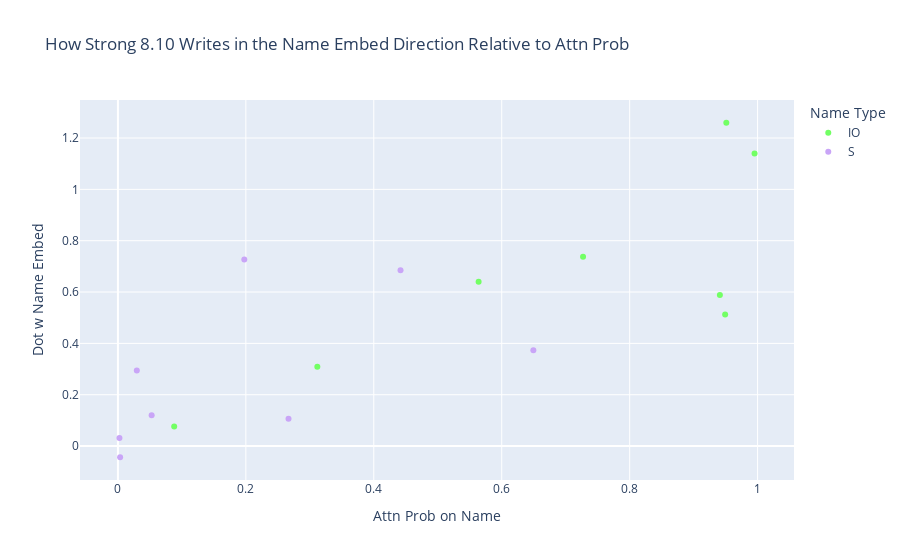

The notebook cell this image was saved under:
### Code cell
scatter_attention_and_contribution(model, nmh_candidates[0], prompts, io_positions, s_positions, answer_residual_directions)

### Figure 1 — Plotly figure (JSON) as saved in the notebook; plotly's stock layout.template omitted (floating-point values rounded to 4 significant figures)
{"data": [{"customdata": [["When John and Mary went to the shops, John gave the bag to"], ["When John and Mary went to the shops, Mary gave the bag to"], ["When Tom and James went to the park, James gave the ball to"], ["When Tom and James went to the park, Tom gave the ball to"], ["When Dan and Sid went to the shops, Sid gave an apple to"], ["When Dan and Sid went to the shops, Dan gave an apple to"], ["After Martin and Amy went to the park, Amy gave a drink to"], ["After Martin and Amy went to the park, Martin gave a drink to"]], "hovertemplate": "Name Type=IO<br>Attn Prob on Name=%{x}<br>Dot w Name Embed=%{y}<br>text=%{customdata[0]}<extra></extra>", "legendgroup": "IO", "marker": {"color": "rgb(114,255,100)", "symbol": "circle"}, "mode": "markers", "name": "IO", "orientation": "v", "showlegend": true, "type": "scatter", "x": [0.9493, 0.08798, 0.7271, 0.941, 0.5639, 0.9511, 0.9952, 0.3117], "xaxis": "x", "y": [0.5126, 0.07664, 0.7371, 0.5884, 0.6404, 1.259, 1.139, 0.309], "yaxis": "y"}, {"customdata": [["When John and Mary went to the shops, John gave the bag to"], ["When John and Mary went to the shops, Mary gave the bag to"], ["When Tom and James went to the park, James gave the ball to"], ["When Tom and James went to the park, Tom gave the ball to"], ["When Dan and Sid went to the shops, Sid gave an apple to"], ["When Dan and Sid went to the shops, Dan gave an apple to"], ["After Martin and Amy went to the park, Amy gave a drink to"], ["After Martin and Amy went to the park, Martin gave a drink to"]], "hovertemplate": "Name Type=S<br>Attn Prob on Name=%{x}<br>Dot w Name Embed=%{y}<br>text=%{customdata[0]}<extra></extra>", "legendgroup": "S", "marker": {"color": "rgb(201,165,247)", "symbol": "circle"}, "mode": "markers", "name": "S", "orientation": "v", "showlegend": true, "type": "scatter", "x": [0.002395, 0.6494, 0.2667, 0.05273, 0.1975, 0.02952, 0.003432, 0.4418], "xaxis": "x", "y": [0.03116, 0.3733, 0.1069, 0.1204, 0.7266, 0.2943, -0.04356, 0.6852], "yaxis": "y"}], "layout": {"legend": {"title": {"text": "Name Type"}, "tracegroupgap": 0}, "title": {"text": "How Strong 8.10 Writes in the Name Embed Direction Relative to Attn Prob"}, "xaxis": {"anchor": "y", "domain": [0, 1], "title": {"text": "Attn Prob on Name"}}, "yaxis": {"anchor": "x", "domain": [0, 1], "title": {"text": "Dot w Name Embed"}}}}
